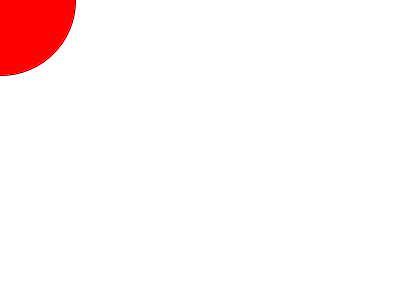
Frame 1 (no input)
Frame 60 (the mouse pressed at the canvas centre just before this capture): identical to frame 1, image omitted
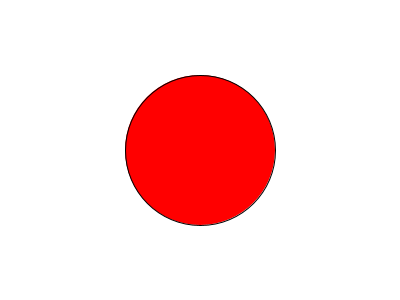
Frame 120 (the mouse held since frame 60 and released just before this capture)

The Processing sketch that drew these frames (run headless with seeded random() and noise(); from frame 60 on, the mouse is pressed at the canvas centre):

// Processing sketch: cp1
// ── cp1.pde
void setup()
{
  size(400, 300);
}

void draw()
{
  background(255, 255, 255);
  fill(255, 0, 0);
  ellipse(mouseX, mouseY, 150, 150);
}
